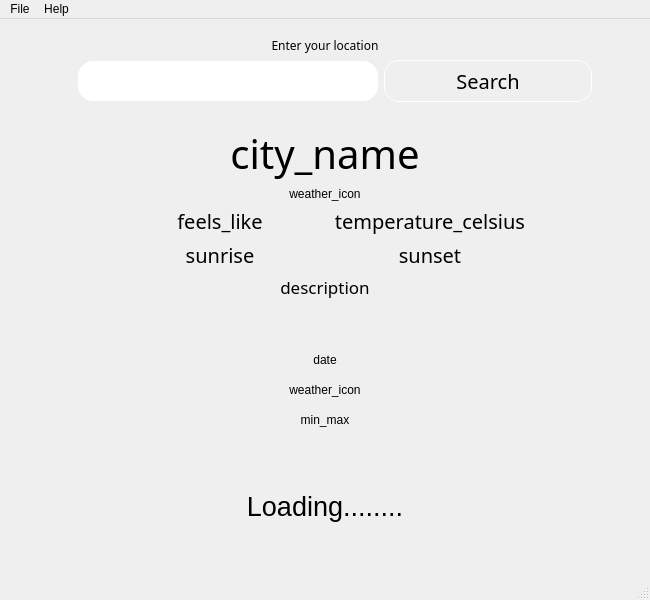
<?xml version="1.0" encoding="UTF-8"?>
<ui version="4.0">
 <class>MainWindow</class>
 <widget class="QMainWindow" name="MainWindow">
  <property name="geometry">
   <rect>
    <x>0</x>
    <y>0</y>
    <width>650</width>
    <height>600</height>
   </rect>
  </property>
  <property name="minimumSize">
   <size>
    <width>650</width>
    <height>600</height>
   </size>
  </property>
  <property name="maximumSize">
   <size>
    <width>667</width>
    <height>600</height>
   </size>
  </property>
  <property name="windowTitle">
   <string>Climate Sense</string>
  </property>
  <widget class="QWidget" name="central_widget">
   <layout class="QVBoxLayout" name="verticalLayout_2">
    <item>
     <widget class="QFrame" name="frame">
      <property name="sizePolicy">
       <sizepolicy hsizetype="Expanding" vsizetype="Fixed">
        <horstretch>0</horstretch>
        <verstretch>0</verstretch>
       </sizepolicy>
      </property>
      <property name="styleSheet">
       <string notr="true">border: none;</string>
      </property>
      <property name="frameShape">
       <enum>QFrame::StyledPanel</enum>
      </property>
      <property name="frameShadow">
       <enum>QFrame::Raised</enum>
      </property>
      <layout class="QVBoxLayout" name="verticalLayout_7">
       <item>
        <widget class="QLabel" name="label">
         <property name="sizePolicy">
          <sizepolicy hsizetype="Preferred" vsizetype="Fixed">
           <horstretch>0</horstretch>
           <verstretch>0</verstretch>
          </sizepolicy>
         </property>
         <property name="font">
          <font>
           <family>Montserrat</family>
          </font>
         </property>
         <property name="text">
          <string>Enter your location</string>
         </property>
         <property name="alignment">
          <set>Qt::AlignCenter</set>
         </property>
        </widget>
       </item>
       <item>
        <layout class="QHBoxLayout" name="horizontalLayout">
         <item>
          <spacer name="horizontalSpacer">
           <property name="orientation">
            <enum>Qt::Horizontal</enum>
           </property>
           <property name="sizeType">
            <enum>QSizePolicy::Fixed</enum>
           </property>
           <property name="sizeHint" stdset="0">
            <size>
             <width>60</width>
             <height>20</height>
            </size>
           </property>
          </spacer>
         </item>
         <item>
          <widget class="QLineEdit" name="city_entry">
           <property name="sizePolicy">
            <sizepolicy hsizetype="Maximum" vsizetype="Fixed">
             <horstretch>5</horstretch>
             <verstretch>0</verstretch>
            </sizepolicy>
           </property>
           <property name="maximumSize">
            <size>
             <width>300</width>
             <height>40</height>
            </size>
           </property>
           <property name="styleSheet">
            <string notr="true">border-radius: 15px;
border: 1px solid white;
padding-left: 10px;
height: 40px;
</string>
           </property>
           <property name="alignment">
            <set>Qt::AlignCenter</set>
           </property>
          </widget>
         </item>
         <item>
          <widget class="QPushButton" name="submit_button">
           <property name="font">
            <font>
             <family>Montserrat</family>
             <pointsize>15</pointsize>
            </font>
           </property>
           <property name="cursor">
            <cursorShape>PointingHandCursor</cursorShape>
           </property>
           <property name="styleSheet">
            <string notr="true">background: transparent;
border: 1px solid white;
height: 40px;
border-radius: 15px;</string>
           </property>
           <property name="text">
            <string>Search</string>
           </property>
          </widget>
         </item>
         <item>
          <spacer name="horizontalSpacer_2">
           <property name="orientation">
            <enum>Qt::Horizontal</enum>
           </property>
           <property name="sizeType">
            <enum>QSizePolicy::Fixed</enum>
           </property>
           <property name="sizeHint" stdset="0">
            <size>
             <width>40</width>
             <height>20</height>
            </size>
           </property>
          </spacer>
         </item>
        </layout>
       </item>
      </layout>
     </widget>
    </item>
    <item>
     <widget class="QFrame" name="weather_frame">
      <property name="styleSheet">
       <string notr="true">border: none;</string>
      </property>
      <property name="frameShape">
       <enum>QFrame::StyledPanel</enum>
      </property>
      <property name="frameShadow">
       <enum>QFrame::Raised</enum>
      </property>
      <layout class="QVBoxLayout" name="verticalLayout_3">
       <item>
        <layout class="QVBoxLayout" name="info_layout">
         <item>
          <widget class="QLabel" name="city_name">
           <property name="font">
            <font>
             <family>Montserrat</family>
             <pointsize>30</pointsize>
             <bold>false</bold>
            </font>
           </property>
           <property name="text">
            <string>city_name</string>
           </property>
           <property name="alignment">
            <set>Qt::AlignCenter</set>
           </property>
          </widget>
         </item>
         <item>
          <widget class="QLabel" name="weather_icon">
           <property name="text">
            <string>weather_icon</string>
           </property>
           <property name="alignment">
            <set>Qt::AlignCenter</set>
           </property>
          </widget>
         </item>
         <item>
          <layout class="QHBoxLayout" name="current_temperature">
           <item>
            <spacer name="horizontalSpacer_3">
             <property name="orientation">
              <enum>Qt::Horizontal</enum>
             </property>
             <property name="sizeType">
              <enum>QSizePolicy::Fixed</enum>
             </property>
             <property name="sizeHint" stdset="0">
              <size>
               <width>100</width>
               <height>20</height>
              </size>
             </property>
            </spacer>
           </item>
           <item>
            <widget class="QLabel" name="feels_like">
             <property name="font">
              <font>
               <family>Montserrat</family>
               <pointsize>15</pointsize>
              </font>
             </property>
             <property name="text">
              <string>feels_like</string>
             </property>
             <property name="alignment">
              <set>Qt::AlignCenter</set>
             </property>
            </widget>
           </item>
           <item>
            <widget class="QLabel" name="temperature">
             <property name="font">
              <font>
               <family>Montserrat</family>
               <pointsize>15</pointsize>
              </font>
             </property>
             <property name="text">
              <string>temperature_celsius</string>
             </property>
             <property name="alignment">
              <set>Qt::AlignCenter</set>
             </property>
            </widget>
           </item>
           <item>
            <spacer name="horizontalSpacer_4">
             <property name="orientation">
              <enum>Qt::Horizontal</enum>
             </property>
             <property name="sizeType">
              <enum>QSizePolicy::Fixed</enum>
             </property>
             <property name="sizeHint" stdset="0">
              <size>
               <width>100</width>
               <height>20</height>
              </size>
             </property>
            </spacer>
           </item>
          </layout>
         </item>
         <item>
          <layout class="QHBoxLayout" name="min_max_temp_layout">
           <item>
            <spacer name="left_spacer">
             <property name="orientation">
              <enum>Qt::Horizontal</enum>
             </property>
             <property name="sizeType">
              <enum>QSizePolicy::Fixed</enum>
             </property>
             <property name="sizeHint" stdset="0">
              <size>
               <width>100</width>
               <height>20</height>
              </size>
             </property>
            </spacer>
           </item>
           <item>
            <widget class="QLabel" name="sunrise">
             <property name="font">
              <font>
               <family>Montserrat</family>
               <pointsize>15</pointsize>
              </font>
             </property>
             <property name="styleSheet">
              <string notr="true"/>
             </property>
             <property name="text">
              <string>sunrise</string>
             </property>
             <property name="alignment">
              <set>Qt::AlignCenter</set>
             </property>
            </widget>
           </item>
           <item>
            <widget class="QLabel" name="sunset">
             <property name="font">
              <font>
               <family>Montserrat</family>
               <pointsize>15</pointsize>
              </font>
             </property>
             <property name="text">
              <string>sunset</string>
             </property>
             <property name="alignment">
              <set>Qt::AlignCenter</set>
             </property>
            </widget>
           </item>
           <item>
            <spacer name="right_spacer">
             <property name="orientation">
              <enum>Qt::Horizontal</enum>
             </property>
             <property name="sizeType">
              <enum>QSizePolicy::Fixed</enum>
             </property>
             <property name="sizeHint" stdset="0">
              <size>
               <width>100</width>
               <height>20</height>
              </size>
             </property>
            </spacer>
           </item>
          </layout>
         </item>
         <item>
          <widget class="QLabel" name="description">
           <property name="font">
            <font>
             <family>Montserrat</family>
             <pointsize>13</pointsize>
            </font>
           </property>
           <property name="text">
            <string>description</string>
           </property>
           <property name="alignment">
            <set>Qt::AlignCenter</set>
           </property>
          </widget>
         </item>
         <item>
          <spacer name="verticalSpacer">
           <property name="orientation">
            <enum>Qt::Vertical</enum>
           </property>
           <property name="sizeType">
            <enum>QSizePolicy::Fixed</enum>
           </property>
           <property name="sizeHint" stdset="0">
            <size>
             <width>20</width>
             <height>20</height>
            </size>
           </property>
          </spacer>
         </item>
         <item>
          <widget class="Line" name="line">
           <property name="styleSheet">
            <string notr="true">Line {
	border-top: 1px solid gray;
}</string>
           </property>
           <property name="orientation">
            <enum>Qt::Horizontal</enum>
           </property>
          </widget>
         </item>
         <item>
          <layout class="QHBoxLayout" name="days_layout">
           <item alignment="Qt::AlignVCenter">
            <widget class="QFrame" name="day_frame">
             <property name="styleSheet">
              <string notr="true">margin-top: 5px;
margin-bottom: 5px;</string>
             </property>
             <property name="frameShape">
              <enum>QFrame::StyledPanel</enum>
             </property>
             <property name="frameShadow">
              <enum>QFrame::Raised</enum>
             </property>
             <layout class="QVBoxLayout" name="verticalLayout_5">
              <item>
               <widget class="QLabel" name="date">
                <property name="text">
                 <string>date</string>
                </property>
                <property name="alignment">
                 <set>Qt::AlignCenter</set>
                </property>
               </widget>
              </item>
              <item>
               <widget class="QLabel" name="icon">
                <property name="text">
                 <string>weather_icon</string>
                </property>
                <property name="alignment">
                 <set>Qt::AlignCenter</set>
                </property>
               </widget>
              </item>
              <item>
               <widget class="QLabel" name="min_max_temperature">
                <property name="text">
                 <string>min_max</string>
                </property>
                <property name="alignment">
                 <set>Qt::AlignCenter</set>
                </property>
               </widget>
              </item>
             </layout>
            </widget>
           </item>
          </layout>
         </item>
        </layout>
       </item>
       <item>
        <widget class="QFrame" name="loading_frame">
         <property name="styleSheet">
          <string notr="true">border: none;</string>
         </property>
         <property name="frameShape">
          <enum>QFrame::StyledPanel</enum>
         </property>
         <property name="frameShadow">
          <enum>QFrame::Raised</enum>
         </property>
         <layout class="QVBoxLayout" name="verticalLayout_4">
          <item>
           <widget class="QLabel" name="loading_label">
            <property name="font">
             <font>
              <pointsize>20</pointsize>
             </font>
            </property>
            <property name="text">
             <string>Loading........</string>
            </property>
            <property name="alignment">
             <set>Qt::AlignCenter</set>
            </property>
           </widget>
          </item>
         </layout>
        </widget>
       </item>
      </layout>
     </widget>
    </item>
   </layout>
  </widget>
  <widget class="QMenuBar" name="menubar">
   <property name="geometry">
    <rect>
     <x>0</x>
     <y>0</y>
     <width>650</width>
     <height>21</height>
    </rect>
   </property>
   <widget class="QMenu" name="menuFile">
    <property name="title">
     <string>File</string>
    </property>
    <addaction name="actionQuit"/>
   </widget>
   <widget class="QMenu" name="menuHelp">
    <property name="title">
     <string>Help</string>
    </property>
    <addaction name="actionAbout"/>
    <addaction name="actionAboutQt"/>
   </widget>
   <addaction name="menuFile"/>
   <addaction name="menuHelp"/>
  </widget>
  <widget class="QStatusBar" name="statusbar"/>
  <action name="actionQuit">
   <property name="text">
    <string>Quit</string>
   </property>
  </action>
  <action name="actionAbout">
   <property name="text">
    <string>About</string>
   </property>
  </action>
  <action name="actionAboutQt">
   <property name="text">
    <string>AboutQt</string>
   </property>
  </action>
 </widget>
 <resources/>
 <connections/>
</ui>
